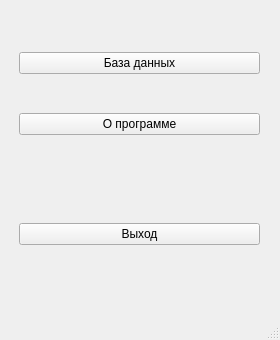
<?xml version="1.0" encoding="UTF-8"?>
<ui version="4.0">
 <class>StartWindow</class>
 <widget class="QMainWindow" name="StartWindow">
  <property name="geometry">
   <rect>
    <x>0</x>
    <y>0</y>
    <width>280</width>
    <height>340</height>
   </rect>
  </property>
  <property name="minimumSize">
   <size>
    <width>280</width>
    <height>340</height>
   </size>
  </property>
  <property name="maximumSize">
   <size>
    <width>280</width>
    <height>340</height>
   </size>
  </property>
  <property name="windowTitle">
   <string>MainWindow</string>
  </property>
  <widget class="QWidget" name="centralwidget">
   <widget class="QWidget" name="verticalLayoutWidget">
    <property name="geometry">
     <rect>
      <x>19</x>
      <y>19</y>
      <width>241</width>
      <height>151</height>
     </rect>
    </property>
    <layout class="QVBoxLayout" name="verticalLayout">
     <item>
      <widget class="QPushButton" name="museumPushButton">
       <property name="text">
        <string>База данных</string>
       </property>
      </widget>
     </item>
     <item>
      <widget class="QPushButton" name="aboutPushButton">
       <property name="text">
        <string>О программе</string>
       </property>
      </widget>
     </item>
    </layout>
   </widget>
   <widget class="QWidget" name="verticalLayoutWidget_2">
    <property name="geometry">
     <rect>
      <x>19</x>
      <y>189</y>
      <width>241</width>
      <height>91</height>
     </rect>
    </property>
    <layout class="QVBoxLayout" name="verticalLayout_2">
     <item>
      <widget class="QPushButton" name="exitPushButton">
       <property name="text">
        <string>Выход</string>
       </property>
      </widget>
     </item>
    </layout>
   </widget>
  </widget>
  <widget class="QMenuBar" name="menubar">
   <property name="geometry">
    <rect>
     <x>0</x>
     <y>0</y>
     <width>280</width>
     <height>20</height>
    </rect>
   </property>
  </widget>
  <widget class="QStatusBar" name="statusbar"/>
 </widget>
 <resources/>
 <connections/>
</ui>
